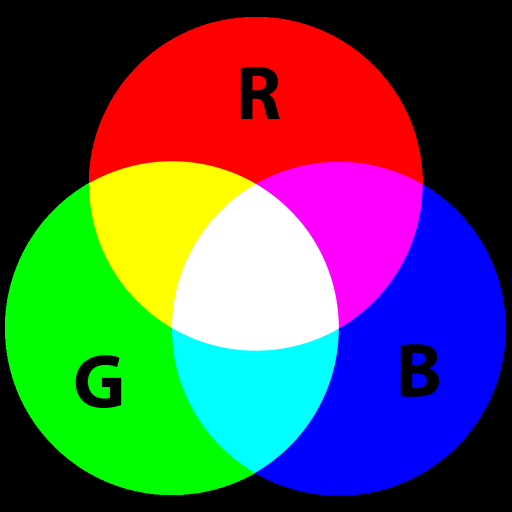
#> input picture images/AdditiveColor.png, 512 x 512 px
$ python read_write.py
#> lines starting #> are read from the running program, lines starting #| are printed output that depends on the picture
import cv2 as cv
import sys


def main():
    # image read
    img = cv.imread("../images/AdditiveColor.png", cv.IMREAD_REDUCED_COLOR_2)
#> img is the input picture: shape (512, 512, 3); mean B, G, R 83.8, 83.9, 83.9
    img_grayscale = cv.imread("../images/AdditiveColor.png", cv.IMREAD_REDUCED_GRAYSCALE_2)
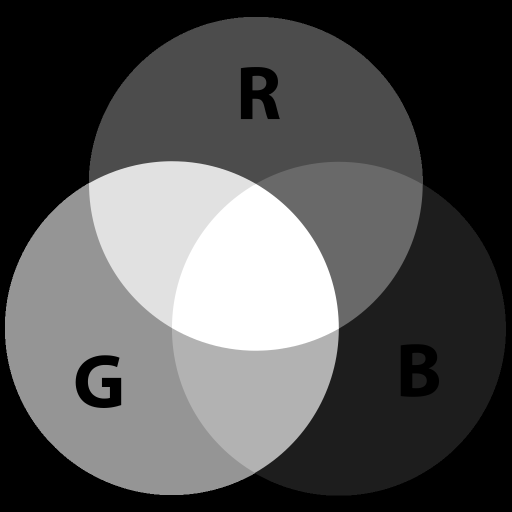
#> img_grayscale: shape (512, 512); min 0, max 255, mean 83.6
    if img is None:
        sys.exit("Could not read the image.")

    # [6 lines of commented-out code are left out]
    b = img[:, :, 0]
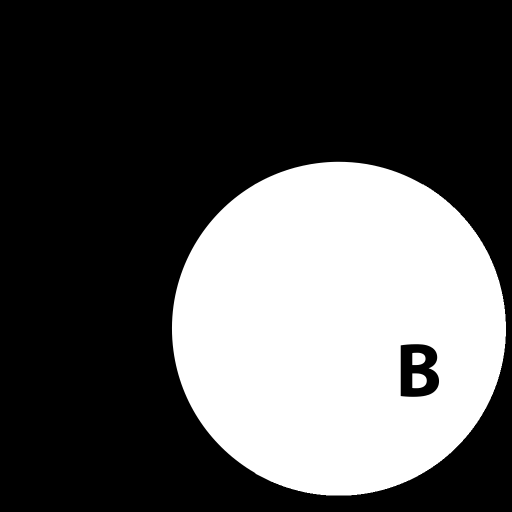
#> b: shape (512, 512); min 0, max 255, mean 83.8
    g = img[:, :, 1]
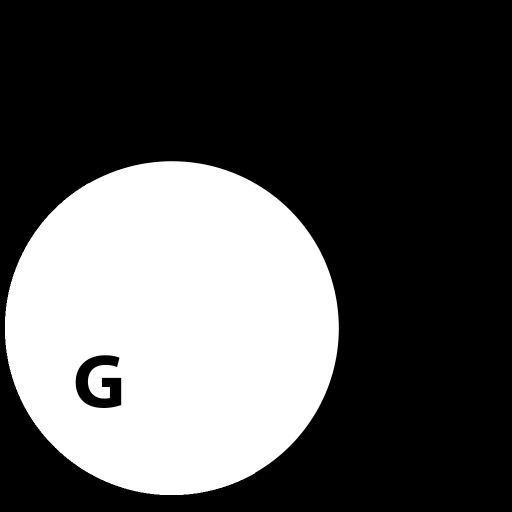
#> g: shape (512, 512); min 0, max 255, mean 83.9
    r = img[:, :, 2]
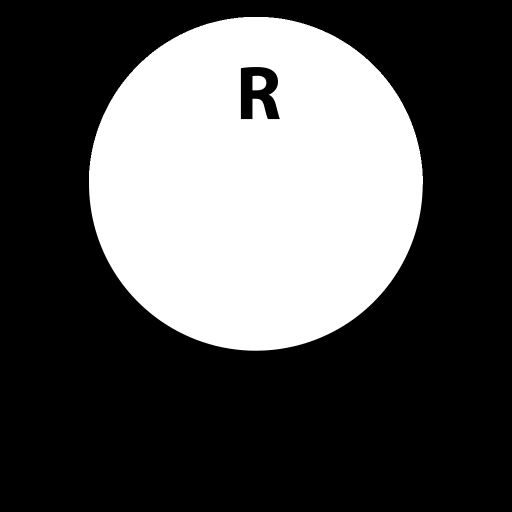
#> r: shape (512, 512); min 0, max 255, mean 83.9

    img256 = img[:256, :256, :]
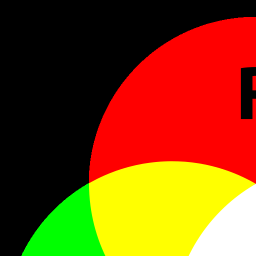
#> img256: shape (256, 256, 3); mean B, G, R 11.4, 68.5, 128.3

    # IMAGE SHOW
    cv.imshow("b window", b)
    cv.imshow("g window", g)
    cv.imshow("r window", r)

    img[256:512, :256, :] = img256
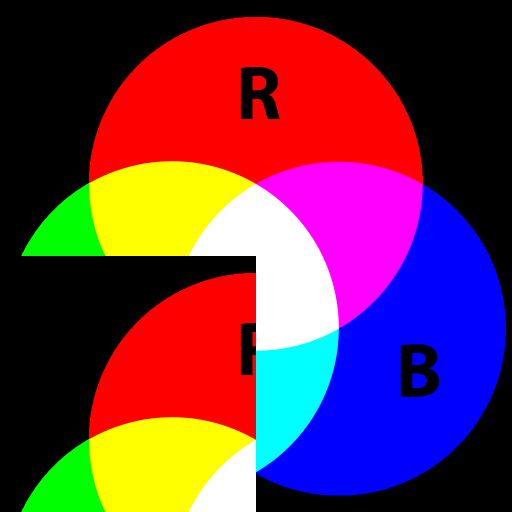
#> img: shape (512, 512, 3); mean B, G, R 72.7, 50.7, 106
    cv.imshow("img window", img)
    cv.imshow("img256 window", img256)

    # IMAGE MATRIX SIZE
    print('Color shape: ', img.shape)
#| Color shape:  (512, 512, 3)
    print('Grayscale shape: ', img_grayscale.shape)
#| Grayscale shape:  (512, 512)

    print(f'Pixel [220, 270]:{img[220, 270]}')
#| Pixel [220, 270]:[255 255 255]
    print(f'Pixel grayscale [220, 270]:{img_grayscale[220, 270]}')
#| Pixel grayscale [220, 270]:255

    k = cv.waitKey(0)
#> (key Esc is pressed here)

    # IMAGE SAVE
    if k == ord('s'):
        cv.imwrite("img1.png", img)


if __name__ == '__main__':
    main()
